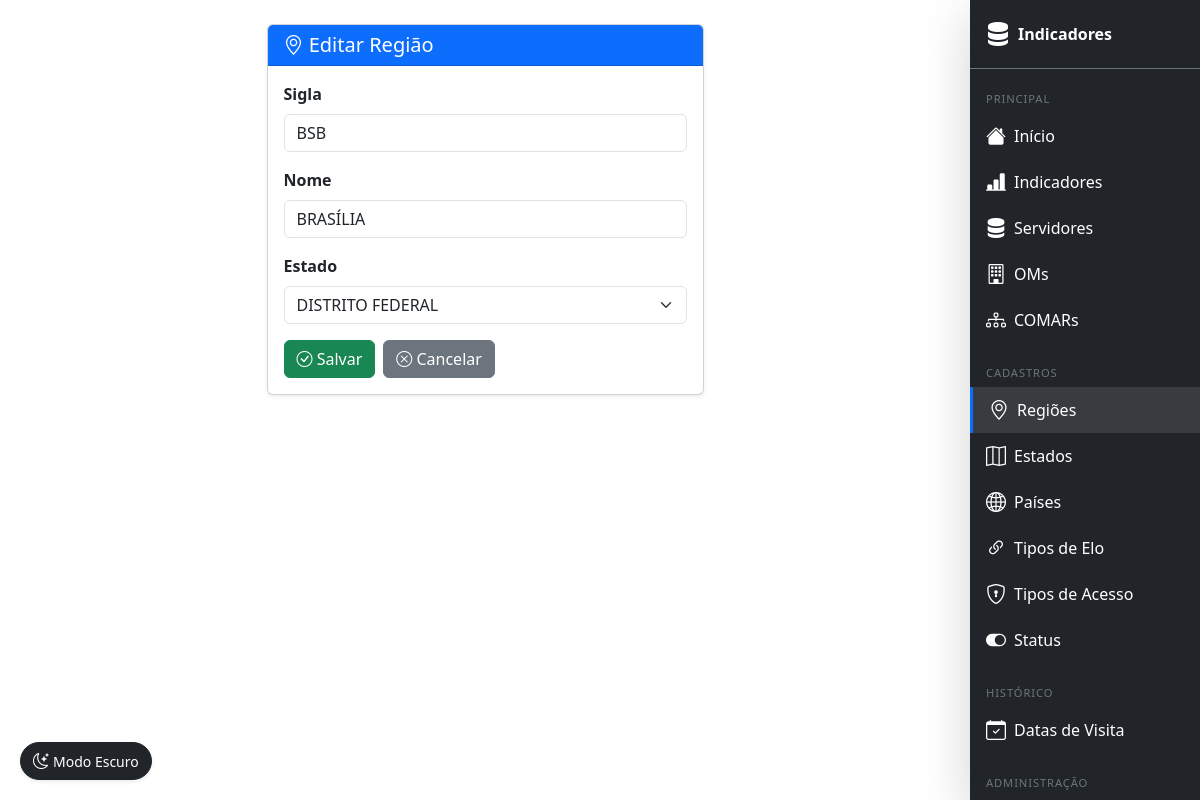
/regiao/BSB/editar/ (signed in), run on the app's committed database.
### indicadores/models.py (models this page shows, shortened)
class RegiaoCidade(models.Model):
    sigla = models.CharField(max_length=10, primary_key=True)
    nome = models.CharField(max_length=100)
    estado = models.ForeignKey(Estado, on_delete=models.CASCADE)

### indicadores/views/views_regiao.py (the view)
# urls.py: path('regiao/<str:pk>/editar/',       lr(views.regiao_update), name='regiao_update'),
def regiao_update(request, pk):
    obj = get_object_or_404(RegiaoCidade, pk=pk)
    form = RegiaoCidadeForm(request.POST or None, instance=obj)
    if form.is_valid():
        form.save()
        messages.success(request, 'Região atualizada.')
        return redirect('ind:regiao_list')
    return render(request, 'regiao/form.html', {'form': form, 'titulo': 'Editar Região'})

### indicadores/forms.py (shortened to what this page needs)
class RegiaoCidadeForm(forms.ModelForm):
    class Meta:
        model = RegiaoCidade
        fields = ['sigla', 'nome', 'estado']
        widgets = {
            'sigla': forms.TextInput(attrs=_WIDGET_ATTRS),
            'nome': forms.TextInput(attrs=_WIDGET_ATTRS),
            'estado': forms.Select(attrs=_SELECT_ATTRS),
        }

### indicadores/models.py (called while the page is built)
    def __str__(self):
        return self.nome

### templates/regiao/form.html (shortened to what this page needs)
{% extends 'base.html' %}
{% block content %}
<div class="container mt-4">
    <div class="row justify-content-center">
        <div class="col-md-6">
            <div class="card shadow-sm">
                <div class="card-header bg-primary text-white">
                    <h5 class="mb-0"><i class="bi bi-geo-alt"></i> {{ titulo }}</h5>
                </div>
                <div class="card-body">
                    <form method="post">
                        {% for field in form %}
                        <div class="mb-3">
                            <label class="form-label fw-semibold">{{ field.label }}</label>
                            {{ field }}
                        </div>
                        {% endfor %}
                        <div class="d-flex gap-2">
                            <button type="submit" class="btn btn-success"><i class="bi bi-check-circle"></i> Salvar</button>
                            <a href="{% url 'ind:regiao_list' %}" class="btn btn-secondary"><i class="bi bi-x-circle"></i> Cancelar</a>
                        </div>
                    </form>
                </div>
            </div>
        </div>
    </div>
</div>
{% endblock %}

### templates/base.html (style rules this page uses)
@media (min-width: 992px) { body { padding-right: 230px; } }

### data on the page
RegiaoCidade: form "BSB" "BRASÍLIA" "DISTRITO FEDERAL"

### other printed values
{{ titulo }} "Editar Região"
{{ field.label }} "Sigla" "Nome" "Estado"
